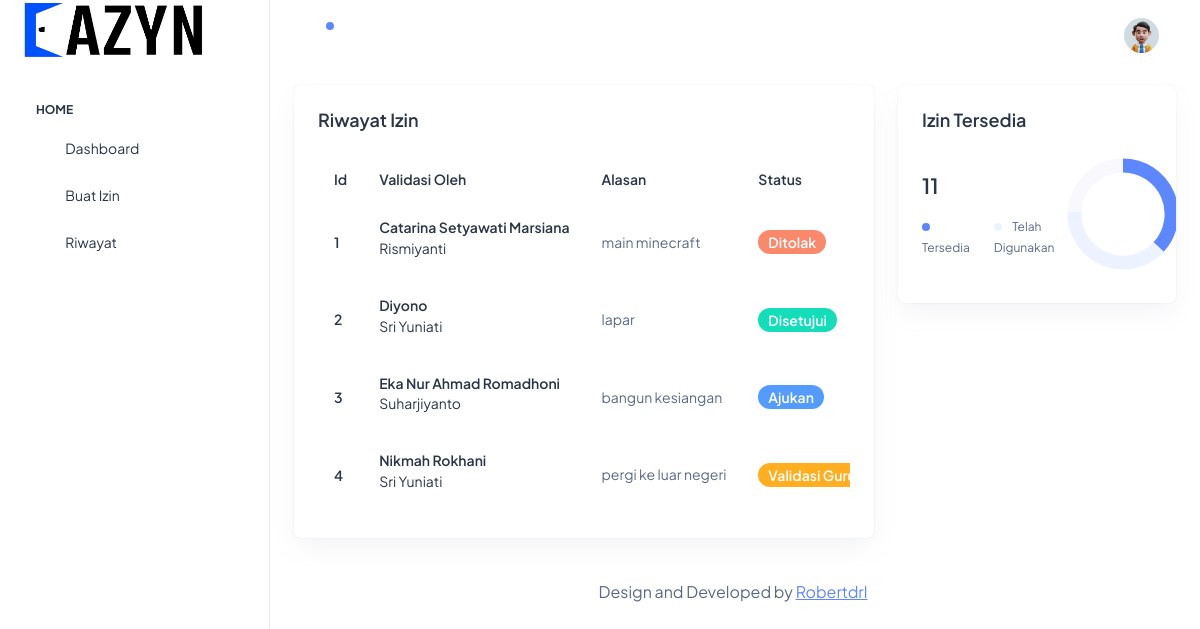
The page / on the database its author committed.
### tables this page shows
CREATE TABLE `izin` (
  `id` int(11) NOT NULL,
  `siswa_id` int(11) NOT NULL,
  `guru_id` int(11) DEFAULT NULL,
  `bk_id` int(11) DEFAULT NULL,
  `alasan` varchar(200) NOT NULL,
  `kode` varchar(5) NOT NULL,
  `waktu` varchar(8) NOT NULL,
  `tanggal` datetime NOT NULL,
  `is_approved` int(11) NOT NULL,
  `file_pendukung` varchar(100) DEFAULT NULL
);

CREATE TABLE `guru` (
  `id` int(11) NOT NULL,
  `nama` varchar(50) NOT NULL,
  `mapel` varchar(50) NOT NULL,
  `username` varchar(10) NOT NULL,
  `password` varchar(20) NOT NULL,
  `NIP` varchar(20) NOT NULL,
  `foto` varchar(100) NOT NULL
);

CREATE TABLE `bk` (
  `id` int(11) NOT NULL,
  `nama` varchar(50) NOT NULL,
  `username` varchar(10) NOT NULL,
  `password` varchar(20) NOT NULL
);

### index.php (the view, shortened to what this page needs)
<?php
 require_once("config/connect.php") ;
 $query = "select izin.*, guru.nama as nama_guru, bk.nama as nama_bk
           from izin inner join guru on guru.id = izin.guru_id
           inner join bk on bk.id = izin.bk_id";
$run_sql = mysqli_query($is_connect,$query);
?>
<!doctype html>
<html lang="en">
<head>
  <link rel="stylesheet" href="assets/css/styles.min.css"/>
</head>
<body>
  <div class="page-wrapper" id="main-wrapper" data-layout="vertical" data-navbarbg="skin6" data-sidebartype="full"
    data-sidebar-position="fixed" data-header-position="fixed">
    <aside class="left-sidebar">
      <div>
        <div class="brand-logo d-flex align-items-center justify-content-between">
          <a href="index.html" class="text-nowrap logo-img">
            <img src="assets/images/logos/Logo.png" width="180" alt="" />
          </a>
        </div>
        <nav class="sidebar-nav scroll-sidebar" data-simplebar="">
          <ul id="sidebarnav">
            <li class="nav-small-cap">
              <span class="hide-menu">HOME</span>
            </li>
            <li class="sidebar-item">
              <a class="sidebar-link" href="index.php" aria-expanded="false">
                <span>
                  <i class="ti ti-layout-dashboard"></i>
                </span>
                <span class="hide-menu">Dashboard</span>
              </a>
            </li>
            <li class="sidebar-item">
              <a class="sidebar-link" href="buat-izin.php" aria-expanded="false">
                <span>
                  <i class="ti ti-file-text"></i>
                </span>
                <span class="hide-menu">Buat Izin</span>
              </a>
            </li>
            <li class="sidebar-item">
              <a class="sidebar-link" href="riwayat.html" aria-expanded="false">
                <span>
                  <i class="ti ti-history"></i>
                </span>
                <span class="hide-menu">Riwayat</span>
              </a>
            </li>
          </ul>
        </nav>
      </div>
    </aside>
    <div class="body-wrapper">
      <header class="app-header">
        <nav class="navbar navbar-expand-lg navbar-light">
          <ul class="navbar-nav">
            <li class="nav-item">
              <a class="nav-link nav-icon-hover" href="javascript:void(0)">
                <i class="ti ti-bell-ringing"></i>
                <div class="notification bg-primary rounded-circle"></div>
              </a>
            </li>
          </ul>
          <div class="navbar-collapse justify-content-end px-0" id="navbarNav">
            <ul class="navbar-nav flex-row ms-auto align-items-center justify-content-end">
              <li class="nav-item dropdown">
                <a class="nav-link nav-icon-hover" href="javascript:void(0)" id="drop2" data-bs-toggle="dropdown"
                  aria-expanded="false">
                  <img src="assets/images/profile/user-1.jpg" alt="" width="35" height="35" class="rounded-circle">
                </a>
              </li>
            </ul>
          </div>
        </nav>
      </header>
      <div class="container-fluid">
        <div class="row">
         <div class="col-lg-8 d-flex align-items-stretch">
            <div class="card w-100">
              <div class="card-body p-4">
                <h5 class="card-title fw-semibold mb-4">Riwayat Izin</h5>
                <div class="table-responsive">
                  <table class="table text-nowrap mb-0 align-middle">
                    <thead class="text-dark fs-4">
                      <tr>
                        <th class="border-bottom-0">
                          <h6 class="fw-semibold mb-0">Id</h6>
                        </th>
                        <th class="border-bottom-0">
                          <h6 class="fw-semibold mb-0">Validasi Oleh</h6>
                        </th>
                        <th class="border-bottom-0">
                          <h6 class="fw-semibold mb-0">Alasan</h6>
                        </th>
                        <th class="border-bottom-0">
                          <h6 class="fw-semibold mb-0">Status</h6>
                        </th>
                      </tr>
                    </thead>
                    <tbody>
                      <?php
                      $fetch_data = mysqli_fetch_all($run_sql, MYSQLI_BOTH);
                        foreach($fetch_data as $data) {
                        ?>
                          <tr>
                            <td class="border-bottom-0"><h6 class="fw-semibold mb-0"><?php echo $data[0]; ?></h6></td>
                            <td class="border-bottom-0">
                                <h6 class="fw-semibold mb-1"><?php echo $data['nama_guru']; ?></h6>
                                <h6 class="fw-normal"><?php echo $data['nama_bk']; ?></h6>
                            </td>
                            <td class="border-bottom-0">
                              <p class="mb-0 fw-normal"><?php echo $data['alasan']; ?></p>
                            </td>
                            <td class="border-bottom-0">
                              <div class="d-flex align-items-center gap-2">
                                <?php
                                 if ($data['is_approved'] == 0 ){
                                  ?>
                                  <span class="badge bg-info rounded-3 fw-semibold">Ajukan</span>
                                  <?php
                                 }elseif($data['is_approved'] == 1) {
                                  ?>
                                  <span class="badge bg-warning rounded-3 fw-semibold">Validasi Guru</span>
                                  <?php
                                 }elseif($data['is_approved'] == 2) {
                                  ?>
                                  <span class="badge bg-success rounded-3 fw-semibold">Disetujui</span>
                                  <?php
                                 }elseif($data['is_approved'] == 3) {
                                  ?>
                                  <span class="badge bg-danger rounded-3 fw-semibold">Ditolak</span>
                                 <?php
                                }
                                ?>
                              </div>
                            </td>
                          </tr>
                        <?php
                        }
                        ?>
                    </tbody>
                  </table>
                </div>
              </div>
            </div>
          </div>
          <div class="col-lg-4">
            <div class="row">
              <div class="col-lg-12">
                <div class="card overflow-hidden">
                  <div class="card-body p-4">
                    <h5 class="card-title mb-9 fw-semibold">Izin Tersedia</h5>
                    <div class="row align-items-center">
                      <div class="col-8">
                        <?php
                        $query = "select value from setting where nama_setting='pembatasan'";
                        $query1 = "select count(id) as jumlah_izin from izin where siswa_id = 2 and is_approved=2";
                        $sql = mysqli_query($is_connect, $query);
                        $sql1 = mysqli_query($is_connect, $query1);
                        $fetch_data1 = mysqli_fetch_all($sql, MYSQLI_ASSOC);
                        $fetch_data2 = mysqli_fetch_all($sql1, MYSQLI_ASSOC);
                        ?>
                        <h4 class="fw-semibold mb-3"><?php echo $fetch_data1[0]['value']-$fetch_data2[0]['jumlah_izin']; ?></h4>
                        <div class="d-flex align-items-center">
                          <div class="me-4">
                            <span class="round-8 bg-primary rounded-circle me-2 d-inline-block"></span>
                            <span class="fs-2">Tersedia</span>
                          </div>
                          <div>
                            <span class="round-8 bg-light-primary rounded-circle me-2 d-inline-block"></span>
                            <span class="fs-2">Telah Digunakan</span>
                          </div>
                        </div>
                      </div>
                      <div class="col-4">
                        <div class="d-flex justify-content-center">
                          <div id="breakup"></div>
                        </div>
                      </div>
                    </div>
                  </div>
                </div>
              </div>
            </div>
          </div>
        </div>
        <div class="py-6 px-6 text-center">
          <p class="mb-0 fs-4">Design and Developed by <a href="https://instagram.com/robertdrl_/" target="_blank" class="pe-1 text-primary text-decoration-underline">Robertdrl</a></p>
        </div>
      </div>
    </div>
  </div>
</body>
</html>

### rows shown on the page
izin: id "1", guru.nama "Catarina Setyawati Marsiana", bk.nama "Rismiyanti", alasan "main minecraft", is_approved "Ditolak"
izin: id "2", guru.nama "Diyono", bk.nama "Sri Yuniati", alasan "lapar", is_approved "Disetujui"
izin: id "3", guru.nama "Eka Nur Ahmad Romadhoni", bk.nama "Suharjiyanto", alasan "bangun kesiangan", is_approved "Ajukan"
izin: id "4", guru.nama "Nikmah Rokhani", bk.nama "Sri Yuniati", alasan "pergi ke luar negeri", is_approved "Validasi…"

### other values the page prints
$fetch_data1[0]['value']-$fetch_data2[0]['jumlah_izin'] "11"
